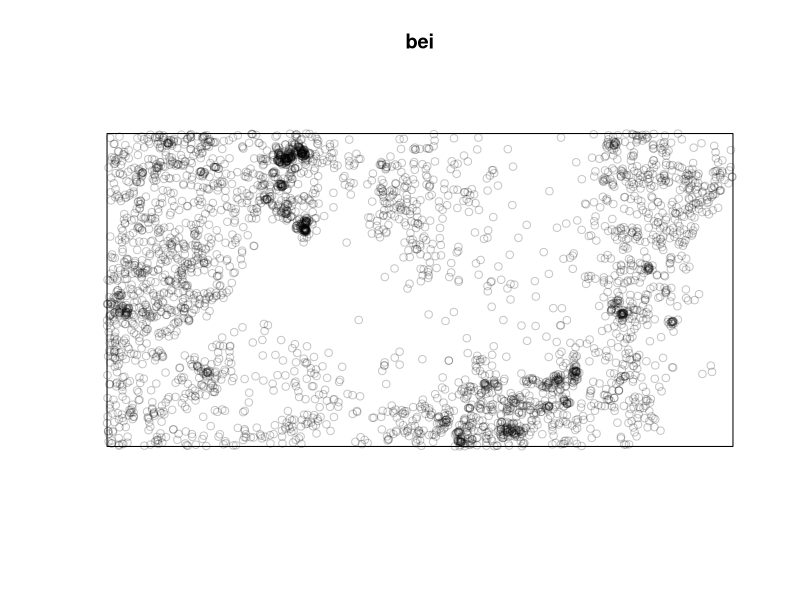
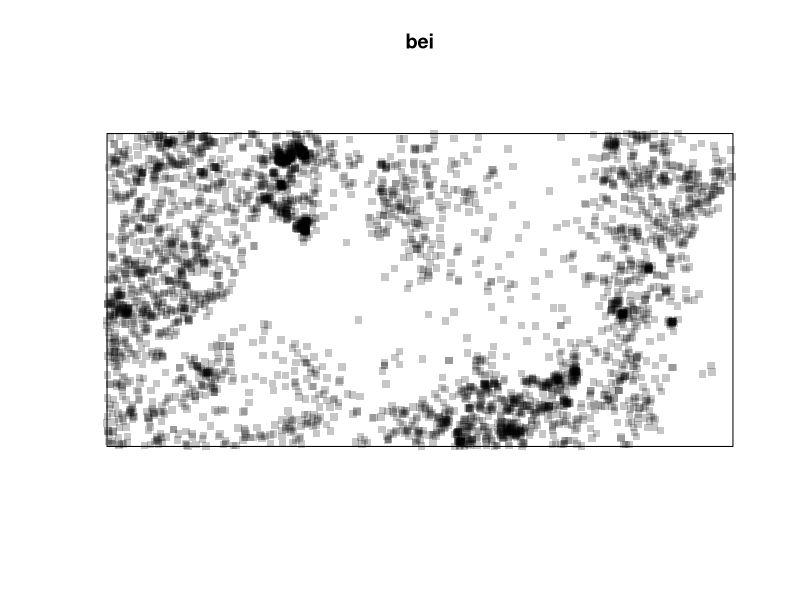

These charts were generated, in order, by the following R code:
# R code for population density

# Installing packages
install.packages("spatstat")

#Using the package(s)
library(spatstat)

# Recall the data
bei

# Looking at the plot in space
plot(bei)

# Changing 
plot(bei, pch=15)
